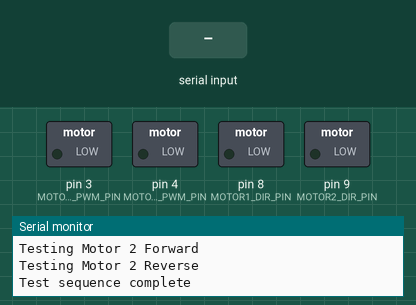
This sketch was run on a simulated Teensy 4. Parts: switched loads named in the sketch (green lamp = pin HIGH), the last lines printed to the serial monitor. The inputs (shaded band) are chosen by the test bench.

Above: at 10.7 s.
10.8 s: "M1:90\n" received over Serial
At 11.8 s:
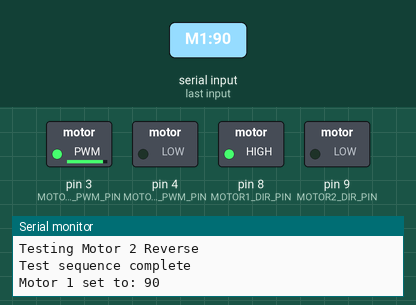
12.3 s: "M2:\n" received over Serial
At 12.9 s:
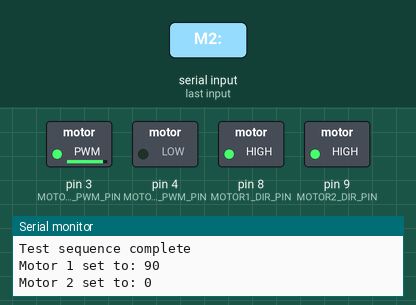
13.8 s: "STOP\n" received over Serial
At 14.1 s:
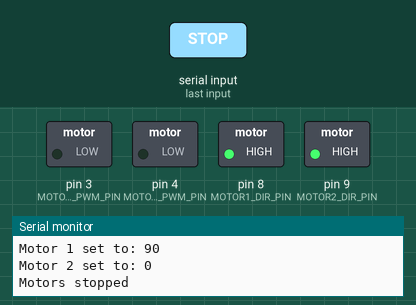
15.3 s: "M2:90\n" received over Serial
At 16.4 s:
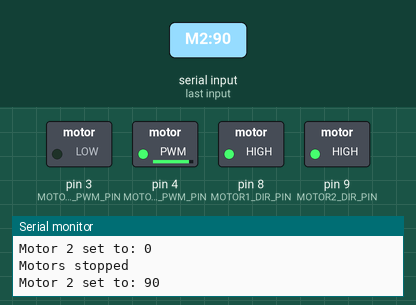
16.8 s: "TEST\n" received over Serial
At 17.6 s:
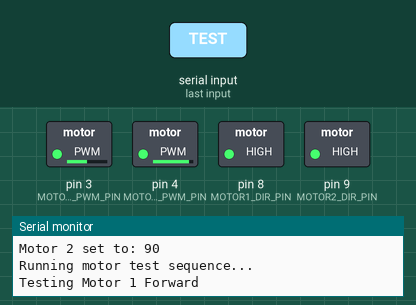
Timing chart, 0 to 20.8 s (numbered marks = the images above; inputs shaded):
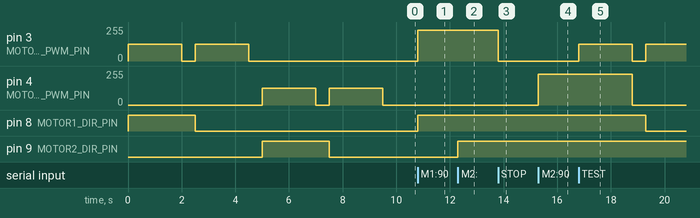

The sketch:

twomotortest.ino
```cpp
/*
 * Teensy 4.1 Dual Motor Control with DRV8874 Drivers
 *
 * Connections:
 * Motor Controller J3:
 *   - PIN 8: Direction control
 *   - PIN 3: PWM speed control
 *
 * Motor Controller J4:
 *   - PIN 9: Direction control
 *   - PIN 4: PWM speed control
 *
 * Created: 2025-04-15
 */

// Pin definitions for motor controller J3
const int MOTOR1_DIR_PIN = 8;  // Direction pin for motor 1
const int MOTOR1_PWM_PIN = 3;  // PWM pin for motor 1

// Pin definitions for motor controller J4
const int MOTOR2_DIR_PIN = 9;  // Direction pin for motor 2
const int MOTOR2_PWM_PIN = 4;  // PWM pin for motor 2

// PWM properties
const int PWM_FREQUENCY = 20000; // 20kHz PWM frequency
const int PWM_RESOLUTION = 12;   // 12-bit resolution (0-4095)
const int MAX_PWM = (1 << PWM_RESOLUTION) - 1; // Maximum PWM value

void setup() {
  // Set pin modes
  pinMode(MOTOR1_DIR_PIN, OUTPUT);
  pinMode(MOTOR1_PWM_PIN, OUTPUT);
  pinMode(MOTOR2_DIR_PIN, OUTPUT);
  pinMode(MOTOR2_PWM_PIN, OUTPUT);

  // Initialize Serial for debugging
  Serial.begin(115200);
  while (!Serial && millis() < 3000) {
    // Wait for Serial to initialize (timeout after 3 seconds)
  }

  // Configure PWM for motor control
  analogWriteFrequency(MOTOR1_PWM_PIN, PWM_FREQUENCY);
  analogWriteFrequency(MOTOR2_PWM_PIN, PWM_FREQUENCY);
  analogWriteResolution(PWM_RESOLUTION);

  // Initialize motors to stopped state
  stopMotors();

  Serial.println("Dual Motor Controller Initialized");
  Serial.println("Commands:");
  Serial.println("  'M1:speed' - Set motor 1 speed (-100 to 100)");
  Serial.println("  'M2:speed' - Set motor 2 speed (-100 to 100)");
  Serial.println("  'STOP' - Stop both motors");
  Serial.println("  'TEST' - Run motor test sequence");
  runMotorTest();
}

void loop() {
  // Check for serial commands
  if (Serial.available() > 0) {
    String command = Serial.readStringUntil('\n');
    command.trim();

    if (command.startsWith("M1:")) {
      int speed = command.substring(3).toInt();
      setMotor(1, speed);
      Serial.print("Motor 1 set to: ");
      Serial.println(speed);
    }
    else if (command.startsWith("M2:")) {
      int speed = command.substring(3).toInt();
      setMotor(2, speed);
      Serial.print("Motor 2 set to: ");
      Serial.println(speed);
    }
    else if (command.equals("STOP")) {
      stopMotors();
      Serial.println("Motors stopped");
    }
    else if (command.equals("TEST")) {
      runMotorTest();
    }
    else {
      Serial.println("Unknown command");
    }
  }
}

// Set motor speed and direction
// motorNum: 1 or 2
// speed: -100 to 100 (negative for reverse, positive for forward, 0 to stop)
void setMotor(int motorNum, int speed) {
  // Constrain speed to valid range
  speed = constrain(speed, -100, 100);

  int dirPin, pwmPin;

  if (motorNum == 1) {
    dirPin = MOTOR1_DIR_PIN;
    pwmPin = MOTOR1_PWM_PIN;
  } else {
    dirPin = MOTOR2_DIR_PIN;
    pwmPin = MOTOR2_PWM_PIN;
  }

  // Set direction
  if (speed >= 0) {
    digitalWrite(dirPin, HIGH); // Forward
  } else {
    digitalWrite(dirPin, LOW);  // Reverse
    speed = -speed;             // Convert to positive for PWM calculation
  }

  // Calculate PWM value (map 0-100 to 0-MAX_PWM)
  int pwmValue = map(speed, 0, 100, 0, MAX_PWM);
  analogWrite(pwmPin, pwmValue);
}

// Stop both motors
void stopMotors() {
  // Set PWM to 0 for both motors
  analogWrite(MOTOR1_PWM_PIN, 0);
  analogWrite(MOTOR2_PWM_PIN, 0);
}

// Run a test sequence for the motors
void runMotorTest() {
  Serial.println("Running motor test sequence...");

  // Test Motor 1
  Serial.println("Testing Motor 1 Forward");
  setMotor(1, 50);
  delay(2000);
  stopMotors();
  delay(500);

  Serial.println("Testing Motor 1 Reverse");
  setMotor(1, -50);
  delay(2000);
  stopMotors();
  delay(500);

  // Test Motor 2
  Serial.println("Testing Motor 2 Forward");
  setMotor(2, 50);
  delay(2000);
  stopMotors();
  delay(500);

  Serial.println("Testing Motor 2 Reverse");
  setMotor(2, -50);
  delay(2000);
  stopMotors();

  Serial.println("Test sequence complete");
}
```

Measured:
- after the input at 10.8 s, pin 3 (MOTOR1_PWM_PIN): 0/255 → 229/255 at once; pin 8 (MOTOR1_DIR_PIN): LOW → HIGH at once
- after the input at 12.3 s, pin 9 (MOTOR2_DIR_PIN): LOW → HIGH at once
- after the input at 13.8 s, pin 3 (MOTOR1_PWM_PIN): 229/255 → 0/255 at once
- after the input at 15.3 s, pin 4 (MOTOR2_PWM_PIN): 0/255 → 229/255 at once
- after the input at 16.8 s, pin 3 (MOTOR1_PWM_PIN): 0/255 → 127/255 at once, → 0/255 2.0 s later, → 127/255 0.50 s later; pin 4 (MOTOR2_PWM_PIN): 229/255 → 0/255 after 2.0 s; pin 8 (MOTOR1_DIR_PIN): HIGH → LOW after 2.5 s
